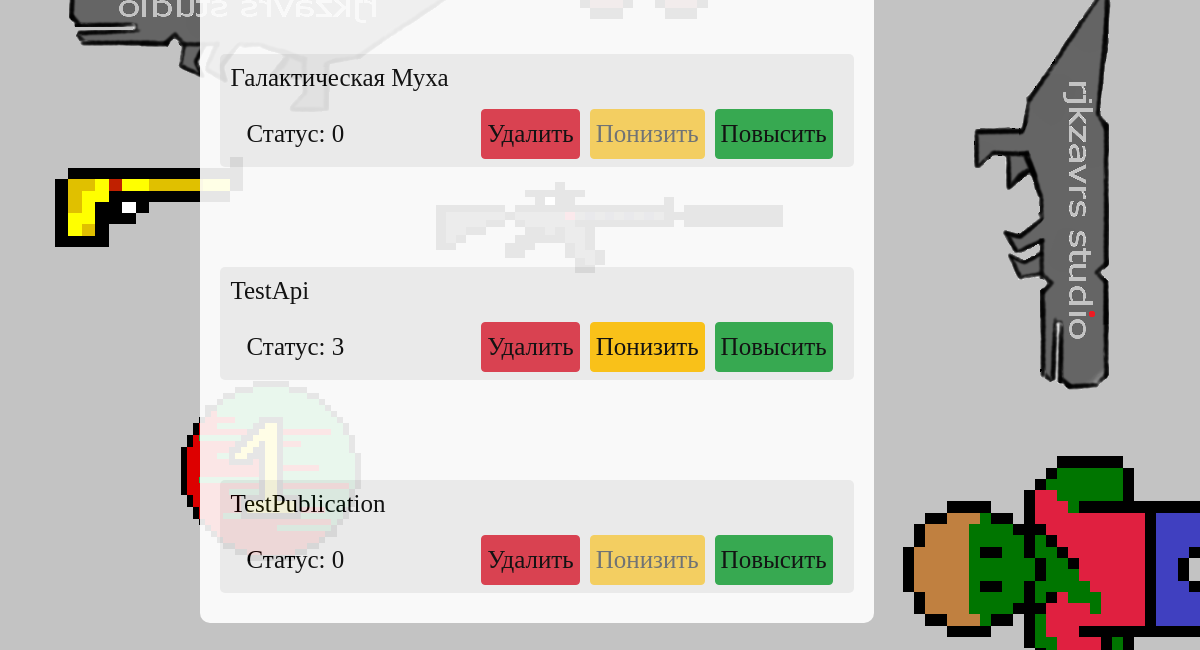
Page /admin/ (signed in, lower part) on the earlier database version.
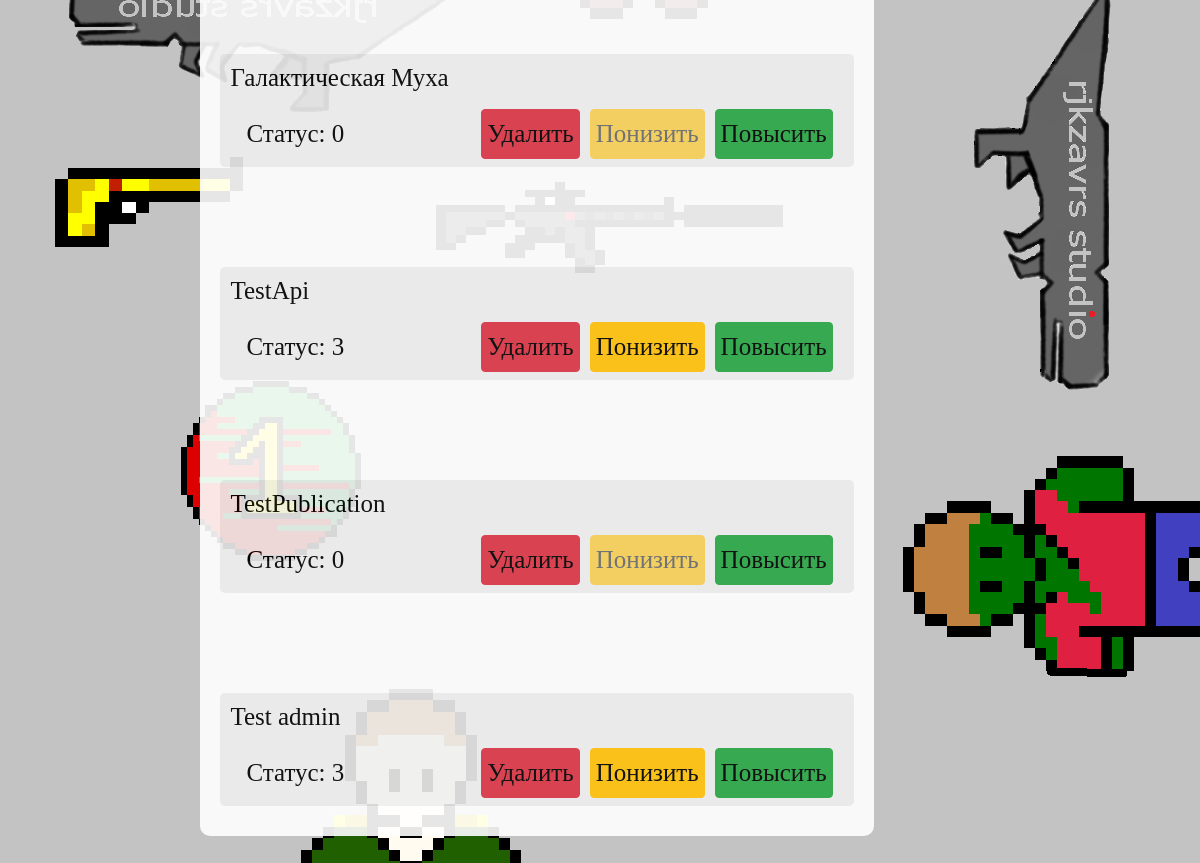
Same page on the later database version.
### data/users.py (models this page shows, shortened)
class User(SqlAlchemyBase, UserMixin, SerializerMixin):
    __tablename__ = 'user'
    id = sqlalchemy.Column(sqlalchemy.Integer, primary_key=True, autoincrement=True)
    surname = sqlalchemy.Column(sqlalchemy.String, nullable=True)
    name = sqlalchemy.Column(sqlalchemy.String, nullable=True)
    age = sqlalchemy.Column(sqlalchemy.Integer, nullable=True)
    nickname = sqlalchemy.Column(sqlalchemy.String, nullable=True)
    email = sqlalchemy.Column(sqlalchemy.String, index=True, unique=True, nullable=True)
    hashed_password = sqlalchemy.Column(sqlalchemy.String, nullable=True)
    created_date = sqlalchemy.Column(sqlalchemy.DateTime)
    status = sqlalchemy.Column(sqlalchemy.Integer, nullable=True, default=0)
    background_image_id = sqlalchemy.Column(sqlalchemy.Integer, nullable=True, default=0)
    publications = orm.relation('Publications')
    developers_diary = orm.relation('DevelopersDiary')
    comments = orm.relation('Comments')

### run.py (the view)
@app.route("/admin/", methods=("GET", "POST"))
@login_required
def admin_panel():
    session = db_session.create_session()
    if current_user.status >= 2:
        form = SearchUser()
        if form.submit.data:
            if form.id.data:
                users = session.query(User).filter(User.id == form.id.data).all()
            elif form.email.data:
                users = session.query(User).filter(User.email == form.email.data).all()
            elif form.nickname.data:
                users = session.query(User).filter(User.nickname == form.nickname.data).all()
            else:
                users = session.query(User).all()
        else:
            users = session.query(User).all()
        session.close()
        return render_template("AdminPanel.html", style=url_for('static', filename='css/style.css'), form=form,
                               bgimg=get_image_profile(current_user), users=users)
    else:
        session.close()
        abort(404)

### data/db_session.py (called while the page is built)
def create_session() -> Session:
    global __factory
    return __factory()

### run.py (called while the page is built)
def get_image_profile(user):
    bg_img = 1
    if user.is_authenticated:
        bg_img = user.background_image_id + 1
    return url_for('static', filename=f'img/background_img_{bg_img}.png')

@login_manager.user_loader
def load_user(user_id):
    session = db_session.create_session()
    return session.query(User).get(user_id)

### templates/AdminPanel.html (shortened to what this page needs)
{% extends "base.html" %}
{% block content %}
<div>
    {% for user in users %}
    <div class="block-comment">
        <div>
            <p class="diary-text">{{user.nickname}}</p>
        </div>
        <div class="navbar">
            <div>
                <p class="diary-text">Статус: {{user.status}}</p>
            </div>
            <div class="diary-right-title">
                {% if user.status < current_user.status and current_user.id != user.id %}
                <a href="/admin_change/up/{{ user.id }}" class="btn btn-success diary-text">Повысить</a>
                {% else %}
                <button type="button" class="btn btn-success diary-text" disabled>Повысить</button>
                {% endif %}
                {% if current_user.status >= user.status and user.status > 0 and current_user.id != user.id %}
                <a href="/admin_change/down/{{ user.id }}" class="btn btn-warning diary-text">Понизить</a>
                {% else %}
                <button type="button" class="btn btn-warning diary-text" disabled>Понизить</button>
                {% endif %}
                {% if user.status < current_user.status and current_user.status >= 3 and current_user.id != user.id %}
                <a href="/admin_change/delete/{{ user.id }}" class="btn btn-danger diary-text">Удалить</a>
                {% else %}
                <button type="button" class="btn btn-danger diary-text" disabled>Удалить</button>
                {% endif %}
            </div>
        </div>
    </div>
    {% endfor %}
</div>
{% endblock %}

Differences in the rows shown:
added User: nickname "Test admin", status "3"
